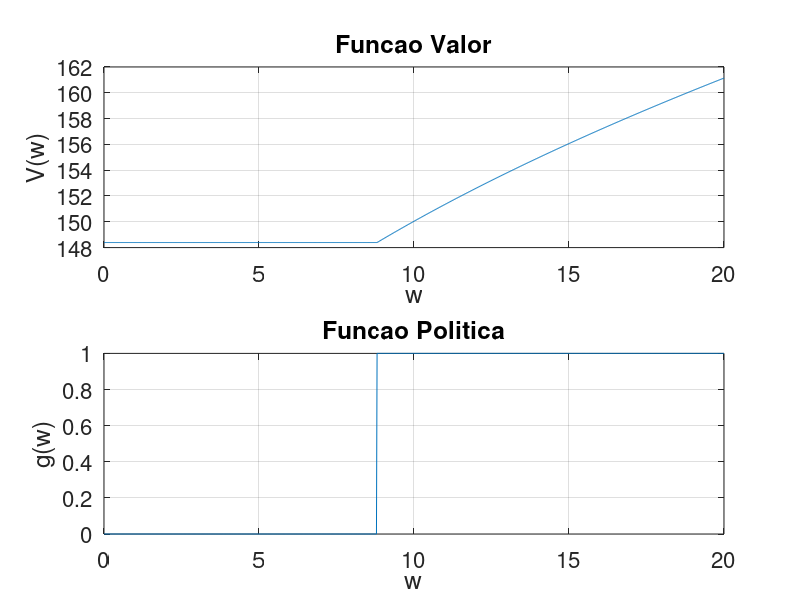
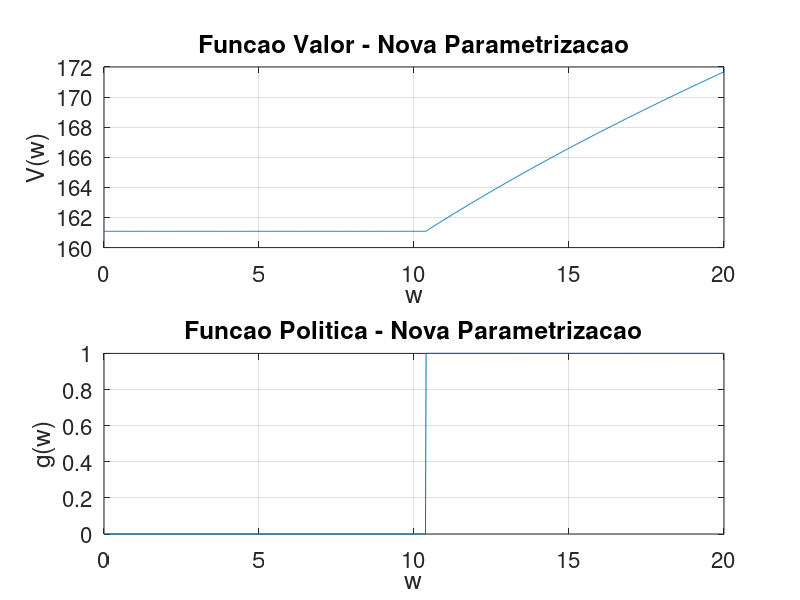

Source code (MATLAB) for these figures, in order:
% Lista 1 - Macroeconomia III 2017
% Alunos: Alexandre Machado e Raul Guarini
% Questao 1 - Modelo de McCall (1970)

clear all; close all; clc

%% Inicializando parametros e funcoes

beta = 0.98;
pi = 0.1;
b = 0;
wbar=20;
gamma=1/2;
alpha1 = 1/15;
alpha2 = -1/600;
u = @(c) (c.^gamma);
f = @(w) (alpha1 + alpha2.*w);

% Grid e parametros de iteracao
n = 1000;
wgrid = linspace(0,wbar,n);
h = wgrid(2) - wgrid(1);
epsilon = 1e-4;
maxit = 2000;
it = 0;
diff = 1;
V = zeros(n,1);
density = f(wgrid);

%% Iteracao - Item I
while diff > epsilon && it<maxit
    m = V'.*density;
    EV = (h/2)*(m(1) + m(n) + 2*sum(m(2:n-1)));
    N = u(b) + beta*EV;
    A = u(wgrid') + beta*((1-pi)*V + pi* V(1)*ones(size(V)));
    TV = max(N,A);
    ind = A > N;
    diff = sum(abs(TV - V));
    disp(diff);
    it = it + 1;
    V = TV;
end

g = ind;
wreserva = wgrid(max(find(g == 0)));

figure('DefaultAxesFontSize',16); 
subplot(2,1,1); 
plot(wgrid, V);
grid on;
ylabel('V(w)');
xlabel('w');
title('Funcao Valor')

subplot(2,1,2); 
plot(wgrid, g);
grid on;
ylabel('g(w)');
xlabel('w');
title('Funcao Politica')

%% Item II
alpha1 = 1/30;
alpha2 = 1/600;
f = @(w) (alpha1 + alpha2.*w);
density = f(wgrid);
it = 0;
diff = 1;
Vnew = zeros(n,1);

while diff > epsilon && it<maxit
    m = Vnew'.*density;
    EVnew = (h/2)*(m(1) + m(n) + 2*sum(m(2:n-1)));
    N = u(b) + beta*EVnew;
    A = u(wgrid') + beta*((1-pi)*Vnew + pi* Vnew(1)*ones(size(Vnew)));
    TVnew = max(N,A);
    ind = A > N;
    diff = sum(abs(TVnew - Vnew));
    disp(diff);
    it = it + 1;
    Vnew = TVnew;
end

gnew = ind;

figure('DefaultAxesFontSize',16); 
subplot(2,1,1); 
plot(wgrid, Vnew);
grid on;
ylabel('V(w)');
xlabel('w');
title('Funcao Valor - Nova Parametrizacao')

subplot(2,1,2); 
plot(wgrid, gnew);
grid on;
ylabel('g(w)');
xlabel('w');
title('Funcao Politica - Nova Parametrizacao')